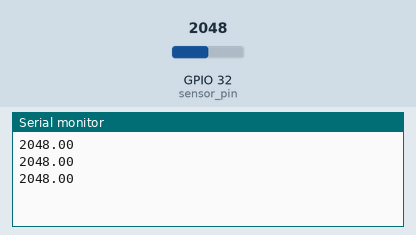
Simulated run of this sketch. Board: ESP32. Parts: the last lines printed to the serial monitor. The inputs (shaded band) are chosen by the test bench; at power-on: GPIO 32 (sensor_pin) = 2048.

Above: at 1.7 s.
1.8 s: GPIO 32 (sensor_pin) set to 2866
At 2.36 s:
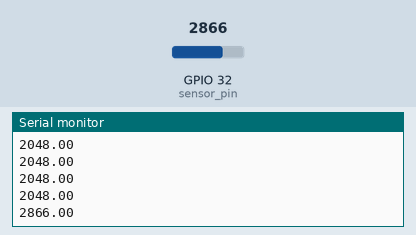
3.3 s: GPIO 32 (sensor_pin) set to 3603
At 3.56 s:
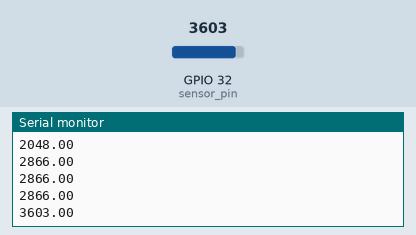
Timing chart, 0 to 6.3 s (numbered marks = the images above; inputs shaded):
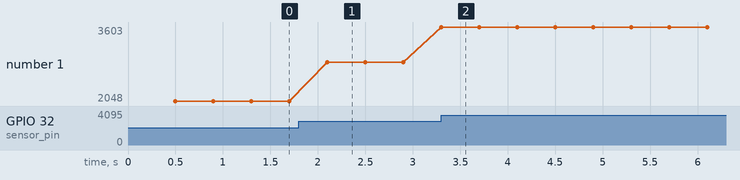

Measured:
- after the input at 1.8 s, the serial monitor: prints a new line after 0.30 s (image 1)
- after the input at 3.3 s, the serial monitor: prints a new line at once (image 2)
- plotted number 1: 2048 → 2866 after the input at 1.8 s, 2866 → 3603 after the input at 3.3 s

The sketch:

ADC_01.ino
```cpp
int sensor_pin = 32; // pin ADC donde está conectado el wiper
float valorADC;

void setup() {
  Serial.begin(115200);
  delay(500);
}

void loop() {
  valorADC = (float)analogRead(sensor_pin); // 0–4095
  Serial.println(valorADC);          // envia valor crudo
  delay(400);                        // actualizar cada 0.1 s
}
```
